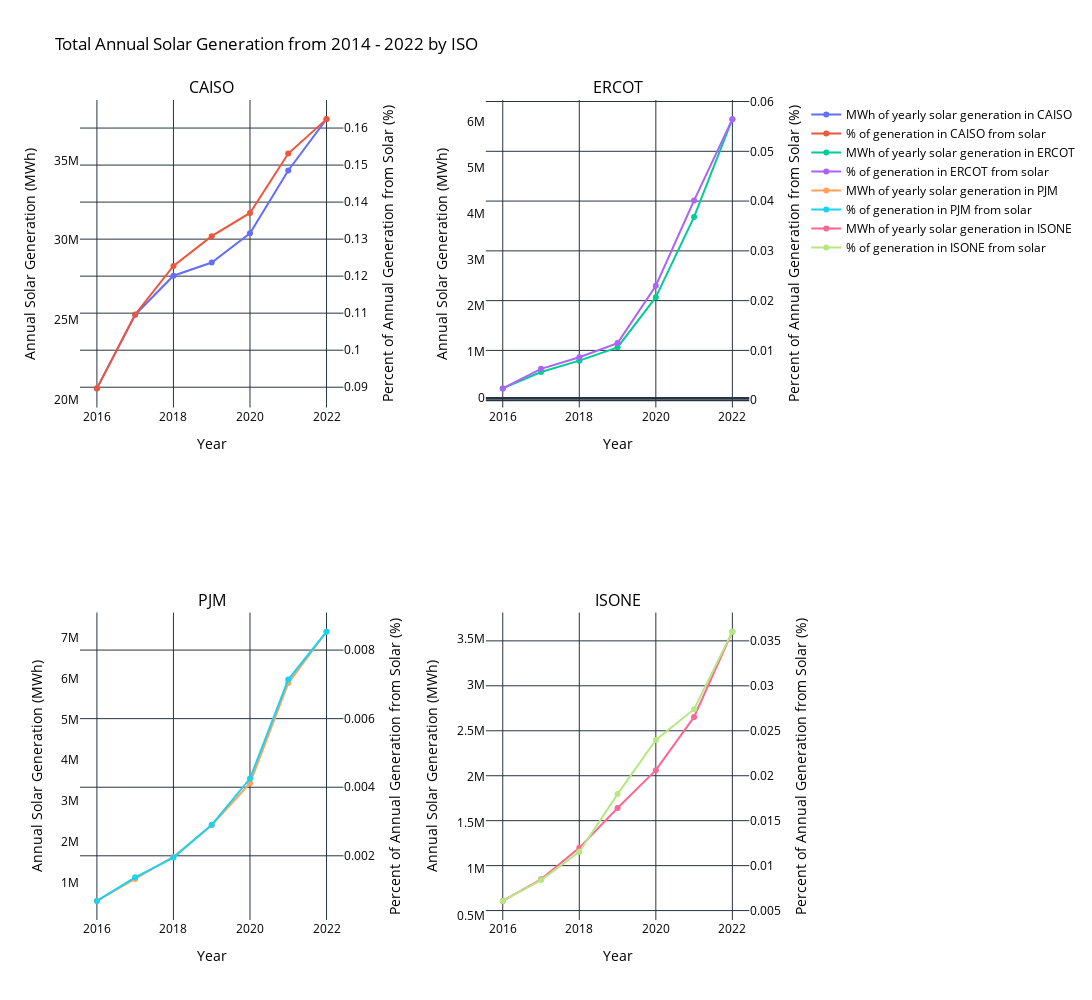

Notebook code for this chart:
### Code cell
ling = plot_gen(ISO_dict, "/Users/evanlipton/Desktop/Thesis/generation_figures")

### Figure 1 — Plotly figure (JSON) as saved in the notebook; plotly's stock layout.template omitted (floating-point values rounded to 4 significant figures)
{"data": [{"name": "MWh of yearly solar generation in CAISO", "x": [2016, 2017, 2018, 2019, 2020, 2021, 2022], "y": [20730000.0, 25340000.0, 27780000.0, 28610000.0, 30440000.0, 34370000.0, 37590000.0], "type": "scatter", "xaxis": "x", "yaxis": "y"}, {"name": "% of generation in CAISO from solar", "x": [2016, 2017, 2018, 2019, 2020, 2021, 2022], "y": [0.08968, 0.1096, 0.1227, 0.1308, 0.1371, 0.1531, 0.1624], "type": "scatter", "xaxis": "x", "yaxis": "y2"}, {"name": "MWh of yearly solar generation in ERCOT", "x": [2016, 2017, 2018, 2019, 2020, 2021, 2022], "y": [209200.0, 564500.0, 810100.0, 1099000.0, 2187000.0, 3928000.0, 6048000.0], "type": "scatter", "xaxis": "x2", "yaxis": "y3"}, {"name": "% of generation in ERCOT from solar", "x": [2016, 2017, 2018, 2019, 2020, 2021, 2022], "y": [0.002374, 0.0063, 0.008617, 0.01147, 0.02299, 0.04013, 0.05647], "type": "scatter", "xaxis": "x2", "yaxis": "y4"}, {"name": "MWh of yearly solar generation in PJM", "x": [2016, 2017, 2018, 2019, 2020, 2021, 2022], "y": [548000.0, 1086000.0, 1631000.0, 2403000.0, 3435000.0, 5892000.0, 7153000.0], "type": "scatter", "xaxis": "x3", "yaxis": "y5"}, {"name": "% of generation in PJM from solar", "x": [2016, 2017, 2018, 2019, 2020, 2021, 2022], "y": [0.0006853, 0.001372, 0.001948, 0.002904, 0.004252, 0.007139, 0.008538], "type": "scatter", "xaxis": "x3", "yaxis": "y6"}, {"name": "MWh of yearly solar generation in ISONE", "x": [2016, 2017, 2018, 2019, 2020, 2021, 2022], "y": [656800.0, 890100.0, 1231000.0, 1662000.0, 2074000.0, 2650000.0, 3574000.0], "type": "scatter", "xaxis": "x4", "yaxis": "y7"}, {"name": "% of generation in ISONE from solar", "x": [2016, 2017, 2018, 2019, 2020, 2021, 2022], "y": [0.006079, 0.008394, 0.01154, 0.01795, 0.02399, 0.0274, 0.03603], "type": "scatter", "xaxis": "x4", "yaxis": "y8"}], "layout": {"xaxis": {"anchor": "y", "domain": [0.0, 0.37], "title": {"text": "Year"}}, "yaxis": {"anchor": "x", "domain": [0.625, 1.0], "title": {"text": "Annual Solar Generation (MWh)"}, "showgrid": false}, "yaxis2": {"anchor": "x", "overlaying": "y", "side": "right", "title": {"text": "Percent of Annual Generation from Solar (%)"}, "showgrid": true}, "xaxis2": {"anchor": "y3", "domain": [0.57, 0.94], "title": {"text": "Year"}}, "yaxis3": {"anchor": "x2", "domain": [0.625, 1.0], "title": {"text": "Annual Solar Generation (MWh)"}, "showgrid": false}, "yaxis4": {"anchor": "x2", "overlaying": "y3", "side": "right", "title": {"text": "Percent of Annual Generation from Solar (%)"}, "showgrid": true}, "xaxis3": {"anchor": "y5", "domain": [0.0, 0.37], "title": {"text": "Year"}}, "yaxis5": {"anchor": "x3", "domain": [0.0, 0.375], "title": {"text": "Annual Solar Generation (MWh)"}, "showgrid": false}, "yaxis6": {"anchor": "x3", "overlaying": "y5", "side": "right", "title": {"text": "Percent of Annual Generation from Solar (%)"}, "showgrid": true}, "xaxis4": {"anchor": "y7", "domain": [0.57, 0.94], "title": {"text": "Year"}}, "yaxis7": {"anchor": "x4", "domain": [0.0, 0.375], "title": {"text": "Annual Solar Generation (MWh)"}, "showgrid": false}, "yaxis8": {"anchor": "x4", "overlaying": "y7", "side": "right", "title": {"text": "Percent of Annual Generation from Solar (%)"}, "showgrid": true}, "annotations": [{"font": {"size": 16}, "showarrow": false, "text": "CAISO", "x": 0.185, "xanchor": "center", "xref": "paper", "y": 1.0, "yanchor": "bottom", "yref": "paper"}, {"font": {"size": 16}, "showarrow": false, "text": "ERCOT", "x": 0.755, "xanchor": "center", "xref": "paper", "y": 1.0, "yanchor": "bottom", "yref": "paper"}, {"font": {"size": 16}, "showarrow": false, "text": "PJM", "x": 0.185, "xanchor": "center", "xref": "paper", "y": 0.375, "yanchor": "bottom", "yref": "paper"}, {"font": {"size": 16}, "showarrow": false, "text": "ISONE", "x": 0.755, "xanchor": "center", "xref": "paper", "y": 0.375, "yanchor": "bottom", "yref": "paper"}], "font": {"color": "black"}, "paper_bgcolor": "rgba(0,0,0,0)", "plot_bgcolor": "rgba(0,0,0,0)", "title": {"text": "Total Annual Solar Generation from 2014 - 2022 by ISO"}, "height": 1000, "width": 1400}}
